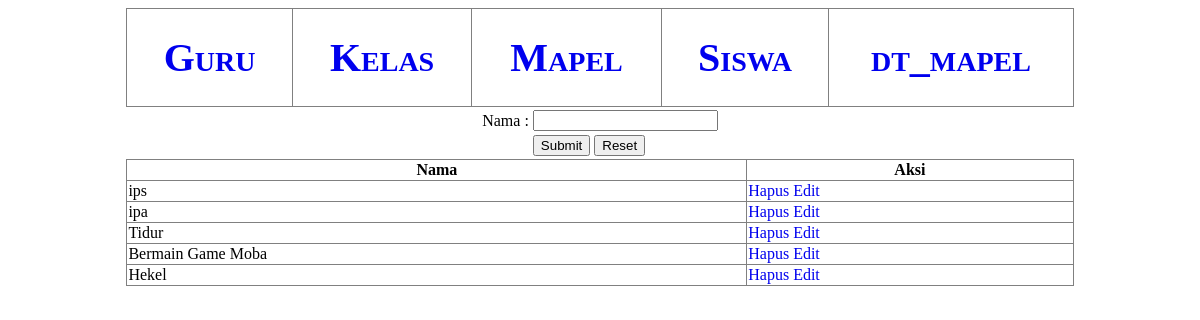
The page /mapel/index.php on the database its author committed.
### tables this page shows
CREATE TABLE `mapel` (
  `id` int(11) NOT NULL,
  `nama` varchar(50) NOT NULL
);

### mapel/index.php (the view, shortened to what this page needs)
<?php
	require '../koneksi.php';
?>
<!DOCTYPE html>
<html lang="en">
<head>
	<link rel="stylesheet" href="../style.css">
</head>
<body>
	<table border="1px" class="nav">
		<tr>
			<td><a href="../guru/">Guru</a></td>
			<td><a href="../kelas/">Kelas</a></td>
			<td><a href="index.php">Mapel</a></td>
			<td><a href="../siswa/">Siswa</a></td>
			<td><a href="../dt_mapel/">dt_mapel</a></td>
		</tr>
	</table>
	<center>
		<form action="tambah.php" method="post">
			<table>
				<tr>
					<td>Nama</td>
					<td>:</td>
					<td><input type="text" name="nama"></td>
				</tr>
				<tr>
					<td></td>
					<td></td>
					<td>
						<input type="submit">
						<input type="reset">
					</td>
				</tr>
			</table>
		</form>
	</center>
	<table border="1px" id="tampil">
		<tr>
			<th>Nama</th>
			<th>Aksi</th>
		</tr>
		<?php
			$q = mysqli_query($db, 'SELECT * FROM mapel');
			while ($row = mysqli_fetch_assoc($q)) {
		?>
			<tr>
				<td><?=$row['nama']?></td>
				<td>
					<a href="hapus.php?id=<?=$row['id']?>">Hapus</a>
					<a href="edit.php?id=<?=$row['id']?>&nama=<?=$row['nama']?>">Edit</a>
				</td>
			</tr>
		<?php } ?>
	</table>
</body>
</html>

### style.css (style rules this page uses)
table#tampil { border-collapse: collapse; width: 80%; margin: 0 auto; }
table.nav { border-collapse: collapse; width: 80%; margin: 0 auto; text-align: center; }
.nav td { padding: 25px; font-variant: small-caps; font-weight: bold; font-size: 40px; }
a { text-decoration: none; }

### rows shown on the page
mapel: nama "ips"
mapel: nama "ipa"
mapel: nama "Tidur"
mapel: nama "Bermain Game Moba"
mapel: nama "Hekel"
